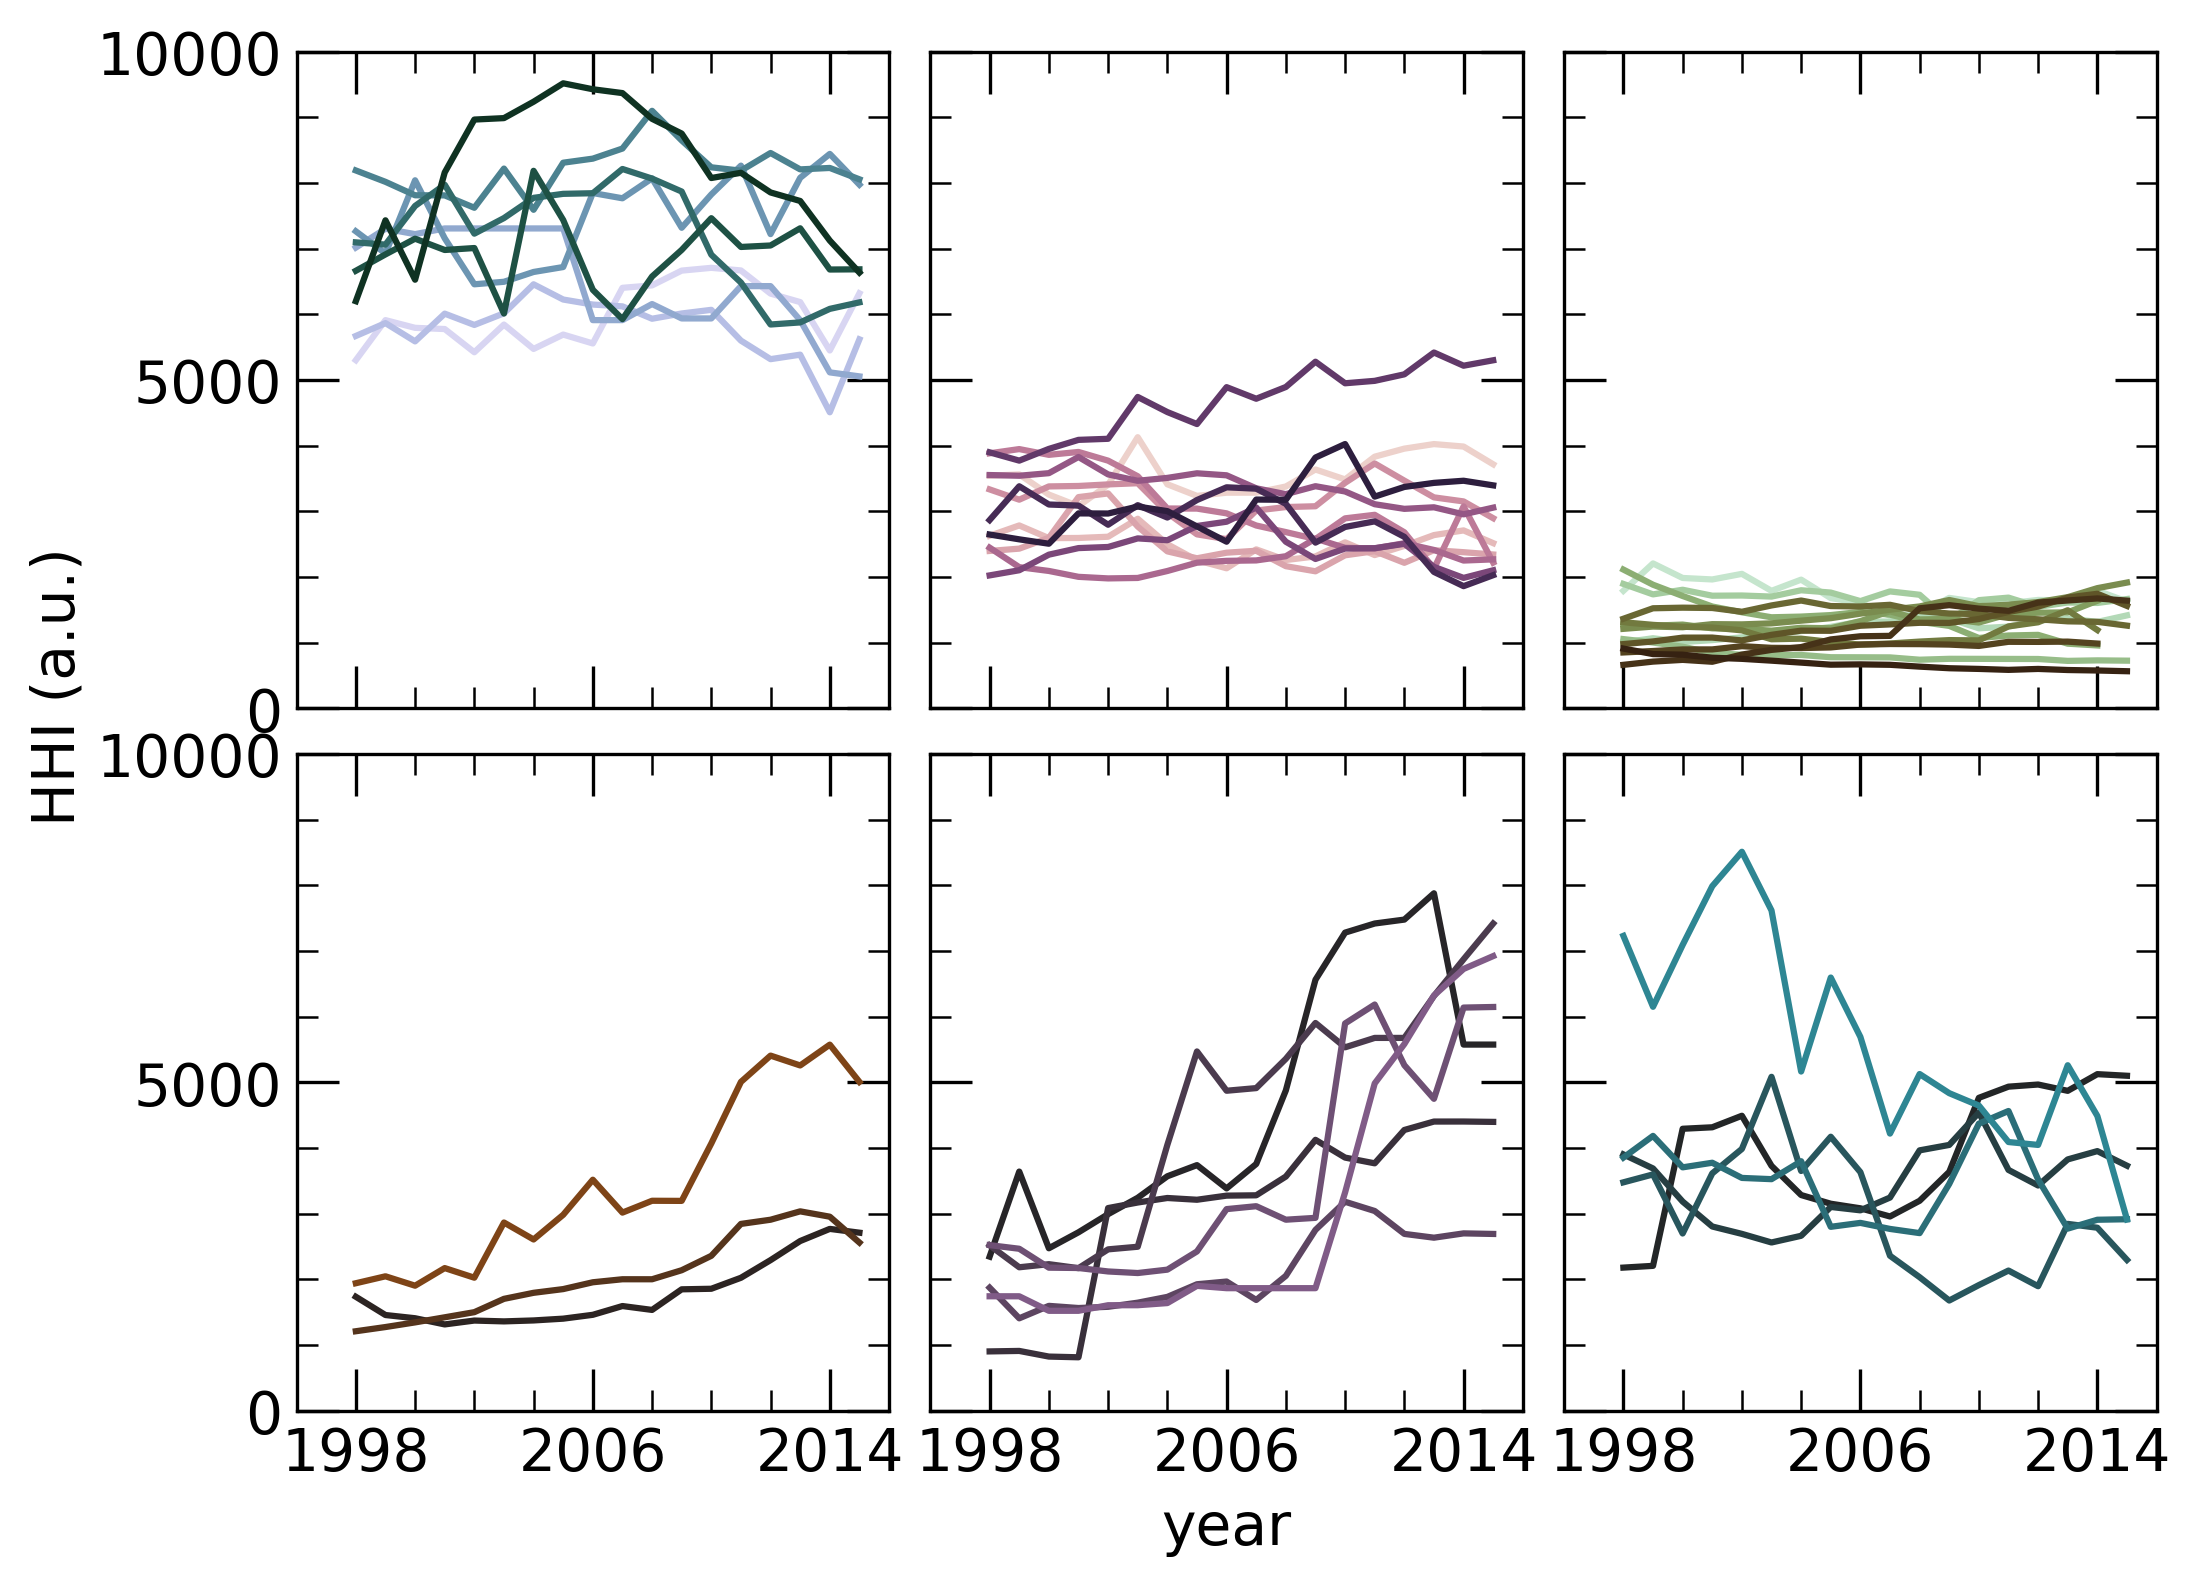

Source code (Python):
# -*- coding: utf-8 -*-
"""
Created on Tue May 14 15:21:25 2019

@author: tsparks
"""

# -*- coding: utf-8 -*-
"""
Created on Mon Nov 19 16:05:07 2018

@author: tsparks
"""

import pandas
import matplotlib.pyplot as plt
import matplotlib.gridspec as gridspec
import numpy as np
import matplotlib as mpl
mpl.rcParams['pdf.fonttype'] = 42
plt.rcParams.update({'font.size' : 14})

import seaborn as sns


#path = r'data/'
filename = r'hhi.csv'
df = pandas.read_csv(filename, skiprows=[1])
x = df['year']
#high
PTG = df['PTG']
Pt = df['Pt']
He = df['He']
Be = df['Be']
Nb = df['Nb']
Sb = df['Sb']
W = df['W']
REE = df['REE']
#low
Al = df['Al']
N = df['N']
K = df['K']
S = df['S']
Ti = df['Ti']
Mn = df['Mn']
Fe = df['Fe']
Ni = df['Ni']
Cu = df['Cu']
Zn = df['Zn']
Ag = df['Ag']
Cd = df['Cd']
Au = df['Au']
#moderate
V = df['V']
Cr = df['Cr']
Se = df['Se']
Br = df['Br']
Zr = df['Zr']
Mo = df['Mo']
Pd = df['Pd']
Sn = df['Sn']
Ba = df['Ba']
Re = df['Re']
I = df['I']
#slow rise
P = df['P']
Pb = df['Pb']
Li = df['Li']
#spike
Bi = df['Bi']
Ca = df['Ca']
Hg = df['Hg']
Co = df['Co']
B = df['B']
Ga = df['Ga']
#volatile
As = df['As']
Sr = df['Sr']
Te = df['Te']
Ta = df['Ta']
Th = df['Th']

#colors dark yellow to purple, https://meyerweb.com/eric/tools/color-blend/#660066:FFCC33:10:hex
color_high_1='#660066'
color_high_2='#741361'
color_high_3='#82255D'
color_high_4='#903858'
color_high_5='#9E4A53'
color_high_6='#AC5D4F'
color_high_7='#B96F4A'
color_high_8='#C78246'
color_high_9='#D59441'
color_high_10='#E3A73C'
color_high_11='#F1B938'
color_high_12='#FFCC33'



#colors blue to orange https://meyerweb.com/eric/tools/color-blend/#3F5CAA:F8991D:10:hex
color_low_1='#3F5CAA'
color_low_2='#50629D'
color_low_3='#616790'
color_low_4='#716D84'
color_low_5='#827277'
color_low_6='#93786A'
color_low_7='#A47D5D'
color_low_8='#B58350'
color_low_9='#C68843'
color_low_10='#D68E37'
color_low_11='#E7932A'
color_low_12='#F8991D'



#high plot
fig = plt.figure(1, figsize=(8, 6))
gs = gridspec.GridSpec(4,6)
gs.update(wspace=0.15, hspace=.15)
#plot the 2X3 grid 
#when defining subplot remember it's rows,columns format instead of x,y
xtr_subsplot = fig.add_subplot(gs[0:2,0:2])
color_high = sns.cubehelix_palette(8, start=2)
plt.plot(x, PTG, linestyle='-', marker='None', color=color_high[0], markerfacecolor='none', markersize=10)
plt.plot(x, Pt, linestyle='-', marker='None', color=color_high[1], markerfacecolor='none', markersize=10)
plt.plot(x, He, linestyle='-', marker='None', color=color_high[2], markerfacecolor='none', markersize=10)
plt.plot(x, Be, linestyle='-', marker='None', color=color_high[3], markerfacecolor='none', markersize=10)
plt.plot(x, Nb, linestyle='-', marker='None', color=color_high[4], markerfacecolor='none', markersize=10)
plt.plot(x, Sb, linestyle='-', marker='None', color=color_high[5], markerfacecolor='none', markersize=10)
plt.plot(x, W, linestyle='-', marker='None', color=color_high[6], markerfacecolor='none', markersize=10)
plt.plot(x, REE, linestyle='-', marker='None', color=color_high[7], markerfacecolor='none', markersize=10)
plt.xlim([1996,2016])
plt.ylim([0,10000])

plt.tick_params(direction='in',right=True, top=True, left=True, bottom=True)
plt.tick_params(labelbottom=False, labeltop=False, labelright=False, labelleft=True)    
xticks = np.arange(1998,2016,8)
yticks = np.arange(0,10001,5000)
plt.minorticks_on()
plt.tick_params(direction='in',which='minor', length=5, bottom=True, top=True, left=True, right=True)
plt.tick_params(direction='in',which='major', length=10, bottom=True, top=True, left=True, right=True)
plt.xticks(xticks)
plt.yticks(yticks)
#plt.legend()
#plt.xlabel('year')  # label the x axis
#plt.ylabel('HHI (a.u.)')  # label the y axis
plt.text(1987,-1600,'HHI (a.u.)',rotation=90)  # label the y axis


#plot low
xtr_subsplot = fig.add_subplot(gs[0:2,4:6])
color_low = sns.cubehelix_palette(13, start=1)
plt.plot(x, Al, linestyle='-', marker='None', color=color_low[0], markerfacecolor='none', markersize=10)
plt.plot(x, N, linestyle='-', marker='None', color=color_low[1], markerfacecolor='none', markersize=10)
plt.plot(x, K, linestyle='-', marker='None', color=color_low[2], markerfacecolor='none', markersize=10)
plt.plot(x, S, linestyle='-', marker='None', color=color_low[3], markerfacecolor='none', markersize=10)
plt.plot(x, Ti, linestyle='-', marker='None', color=color_low[4], markerfacecolor='none', markersize=10)
plt.plot(x, Mn, linestyle='-', marker='None', color=color_low[5], markerfacecolor='none', markersize=10)
plt.plot(x, Fe, linestyle='-', marker='None', color=color_low[6], markerfacecolor='none', markersize=10)
plt.plot(x, Ni, linestyle='-', marker='None', color=color_low[7], markerfacecolor='none', markersize=10)
plt.plot(x, Cu, linestyle='-', marker='None', color=color_low[8], markerfacecolor='none', markersize=10)
plt.plot(x, Zn, linestyle='-', marker='None', color=color_low[9], markerfacecolor='none', markersize=10)
plt.plot(x, Ag, linestyle='-', marker='None', color=color_low[10], markerfacecolor='none', markersize=10)
plt.plot(x, Cd, linestyle='-', marker='None', color=color_low[11], markerfacecolor='none', markersize=10)
plt.plot(x, Au, linestyle='-', marker='None', color=color_low[12], markerfacecolor='none', markersize=10)

plt.xlim([1996,2016])
plt.ylim([0,10000])

plt.tick_params(direction='in',right=True, top=True, left=True, bottom=True)
plt.tick_params(labelbottom=False, labeltop=False, labelright=False, labelleft=False)    
xticks = np.arange(1998,2016,8)
yticks = np.arange(0,10001,5000)
plt.minorticks_on()
plt.tick_params(direction='in',which='minor', length=5, bottom=True, top=True, left=True, right=True)
plt.tick_params(direction='in',which='major', length=10, bottom=True, top=True, left=True, right=True)
plt.xticks(xticks)
plt.yticks(yticks)
#plt.legend()
#plt.xlabel('year')  # label the x axis
#plt.ylabel('HHI (a.u.)')  # label the y axis
#plt.xlabel('year')  # label the x axis
#plt.ylabel('intensity (arbitrary units)')  # label the y axis


#plot moderate
xtr_subsplot = fig.add_subplot(gs[0:2,2:4])
color_med = sns.cubehelix_palette(11, start=0)
plt.plot(x, V, linestyle='-', marker='None', color=color_med[0], markerfacecolor='none', markersize=10)
plt.plot(x, Cr, linestyle='-', marker='None', color=color_med[1], markerfacecolor='none', markersize=10)
plt.plot(x, Se, linestyle='-', marker='None', color=color_med[2], markerfacecolor='none', markersize=10)
plt.plot(x, Br, linestyle='-', marker='None', color=color_med[3], markerfacecolor='none', markersize=10)
plt.plot(x, Zr, linestyle='-', marker='None', color=color_med[4], markerfacecolor='none', markersize=10)
plt.plot(x, Mo, linestyle='-', marker='None', color=color_med[5], markerfacecolor='none', markersize=10)
plt.plot(x, Pd, linestyle='-', marker='None', color=color_med[6], markerfacecolor='none', markersize=10)
plt.plot(x, Sn, linestyle='-', marker='None', color=color_med[7], markerfacecolor='none', markersize=10)
plt.plot(x, I, linestyle='-', marker='None', color=color_med[8], markerfacecolor='none', markersize=10)
plt.plot(x, Ba, linestyle='-', marker='None', color=color_med[9], markerfacecolor='none', markersize=10)
plt.plot(x, Re, linestyle='-', marker='None', color=color_med[10], markerfacecolor='none', markersize=10)

plt.xlim([1996,2016])
plt.ylim([0,10000])

plt.tick_params(direction='in',right=True, top=True, left=True, bottom=True)
plt.tick_params(labelbottom=False, labeltop=False, labelright=False, labelleft=False)    
xticks = np.arange(1998,2016,8)
yticks = np.arange(0,10001,5000)
plt.minorticks_on()
plt.tick_params(direction='in',which='minor', length=5, bottom=True, top=True, left=True, right=True)
plt.tick_params(direction='in',which='major', length=10, bottom=True, top=True, left=True, right=True)
plt.xticks(xticks)
plt.yticks(yticks)
#plt.legend()
#plt.xlabel('year')  # label the x axis
#plt.ylabel('HHI (a.u.)')  # label the y axis
#plt.xlabel('year')  # label the x axis
#plt.ylabel('intensity (arbitrary units)')  # label the y axis


#plot slow rise
xtr_subsplot = fig.add_subplot(gs[2:4,0:2])
color_rise = sns.dark_palette("orange", input="xkcd")
plt.plot(x, P, linestyle='-', marker='None', color=color_rise[0], markerfacecolor='none', markersize=10)
plt.plot(x, Pb, linestyle='-', marker='None', color=color_rise[1], markerfacecolor='none', markersize=10)
plt.plot(x, Li, linestyle='-', marker='None', color=color_rise[2], markerfacecolor='none', markersize=10)

plt.xlim([1996,2016])
plt.ylim([0,10000])

plt.tick_params(direction='in',right=True, top=True, left=True, bottom=True)
plt.tick_params(labelbottom=True, labeltop=False, labelright=False, labelleft=True)    
xticks = np.arange(1998,2016,8)
yticks = np.arange(0,10001,5000)
plt.minorticks_on()
plt.tick_params(direction='in',which='minor', length=5, bottom=True, top=True, left=True, right=True)
plt.tick_params(direction='in',which='major', length=10, bottom=True, top=True, left=True, right=True)
plt.xticks(xticks)
plt.yticks(yticks)
#plt.legend()
#plt.xlabel('year')  # label the x axis
#plt.ylabel('HHI (a.u.)')  # label the y axis
#plt.xlabel('year')  # label the x axis

#plot spike
xtr_subsplot = fig.add_subplot(gs[2:4,2:4])
color_spike = sns.dark_palette("muted purple", input="xkcd")
plt.plot(x, Bi, linestyle='-', marker='None', color=color_spike[0], markerfacecolor='none', markersize=10)
plt.plot(x, Ca, linestyle='-', marker='None', color=color_spike[1], markerfacecolor='none', markersize=10)
plt.plot(x, Hg, linestyle='-', marker='None', color=color_spike[2], markerfacecolor='none', markersize=10)
plt.plot(x, Co, linestyle='-', marker='None', color=color_spike[3], markerfacecolor='none', markersize=10)
plt.plot(x, B, linestyle='-', marker='None', color=color_spike[4], markerfacecolor='none', markersize=10)
plt.plot(x, Ga, linestyle='-', marker='None', color=color_spike[5], markerfacecolor='none', markersize=10)

plt.xlim([1996,2016])
plt.ylim([0,10000])
plt.xlabel('year')  # label the x axis

plt.tick_params(direction='in',right=True, top=True, left=True, bottom=True)
plt.tick_params(labelbottom=True, labeltop=False, labelright=False, labelleft=False)    
xticks = np.arange(1998,2016,8)
yticks = np.arange(0,10001,5000)
plt.minorticks_on()
plt.tick_params(direction='in',which='minor', length=5, bottom=True, top=True, left=True, right=True)
plt.tick_params(direction='in',which='major', length=10, bottom=True, top=True, left=True, right=True)
plt.xticks(xticks)
plt.yticks(yticks)
#plt.legend()
#plt.xlabel('year')  # label the x axis
#plt.ylabel('HHI (a.u.)')  # label the y axis
#plt.ylabel('intensity (arbitrary units)')  # label the y axis

#plot volatile
xtr_subsplot = fig.add_subplot(gs[2:4,4:6])
color_volatile = sns.dark_palette((210, 90, 60), input="husl")
plt.plot(x, As, linestyle='-', marker='None', color=color_volatile[0], markerfacecolor='none', markersize=10)
plt.plot(x, Sr, linestyle='-', marker='None', color=color_volatile[1], markerfacecolor='none', markersize=10)
plt.plot(x, Ta, linestyle='-', marker='None', color=color_volatile[2], markerfacecolor='none', markersize=10)
plt.plot(x, Te, linestyle='-', marker='None', color=color_volatile[3], markerfacecolor='none', markersize=10)
plt.plot(x, Th, linestyle='-', marker='None', color=color_volatile[4], markerfacecolor='none', markersize=10)


plt.xlim([1996,2016])
plt.ylim([0,10000])

plt.tick_params(direction='in',right=True, top=True, left=True, bottom=True)
plt.tick_params(labelbottom=True, labeltop=False, labelright=False, labelleft=False)    
xticks = np.arange(1998,2016,8)
yticks = np.arange(0,10001,5000)
plt.minorticks_on()
plt.tick_params(direction='in',which='minor', length=5, bottom=True, top=True, left=True, right=True)
plt.tick_params(direction='in',which='major', length=10, bottom=True, top=True, left=True, right=True)
plt.xticks(xticks)
plt.yticks(yticks)
#plt.legend()
#plt.xlabel('year')  # label the x axis
#plt.ylabel('HHI (a.u.)')  # label the y axis
#plt.xlabel('year')  # label the x axis
#plt.ylabel('intensity (arbitrary units)')  # label the y axis





#plt.legend()  # add the legend (will default to 'best' location)


#plt.savefig('trends.pdf', dpi=300,bbox_inches="tight")
plt.savefig('trends.png', dpi=300,bbox_inches="tight")